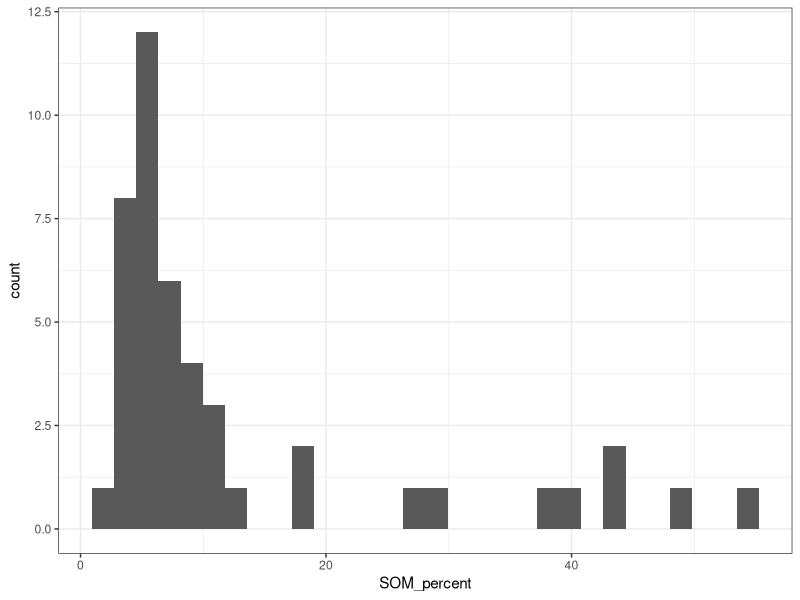
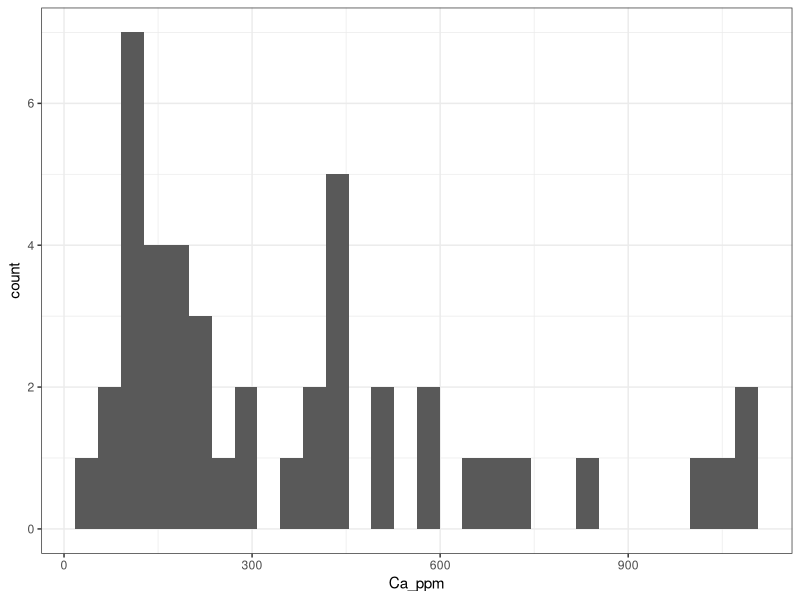
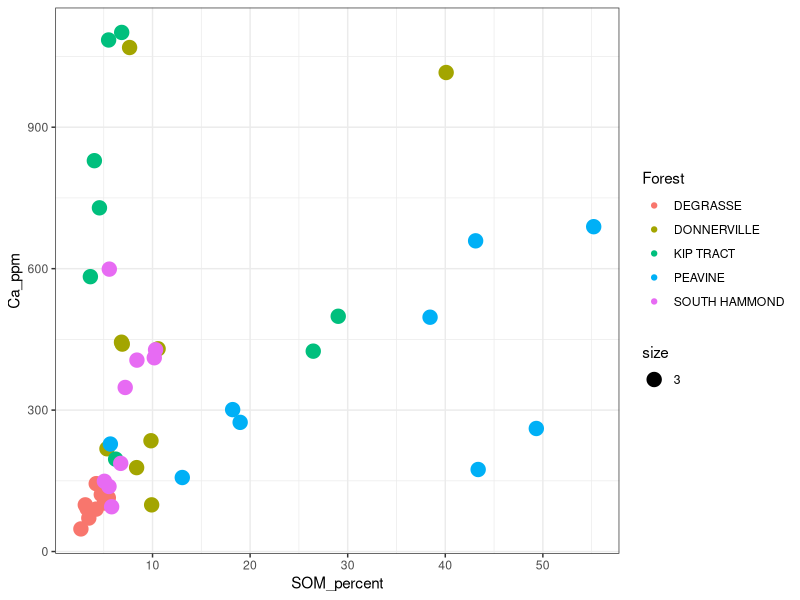
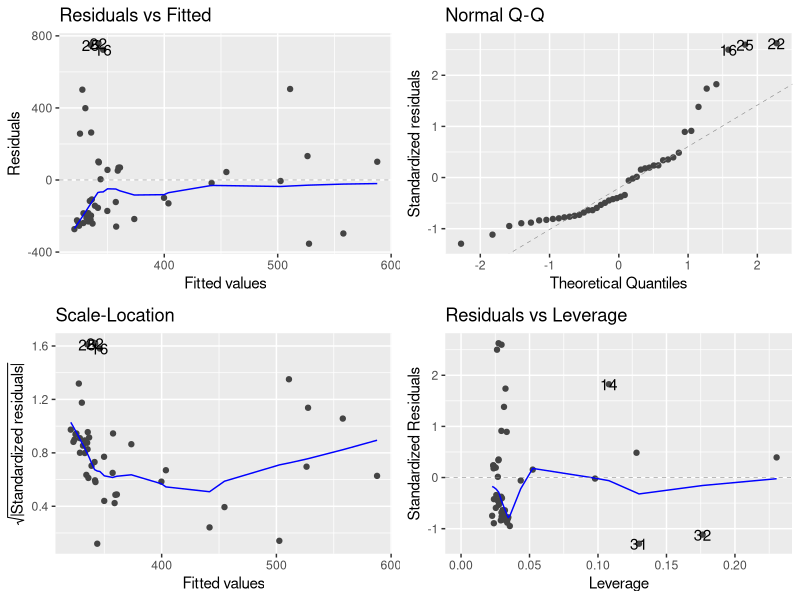
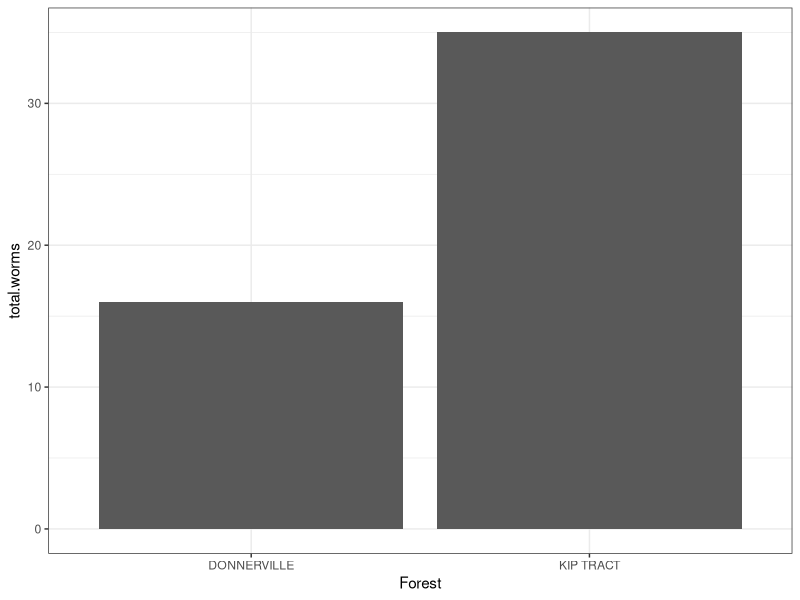
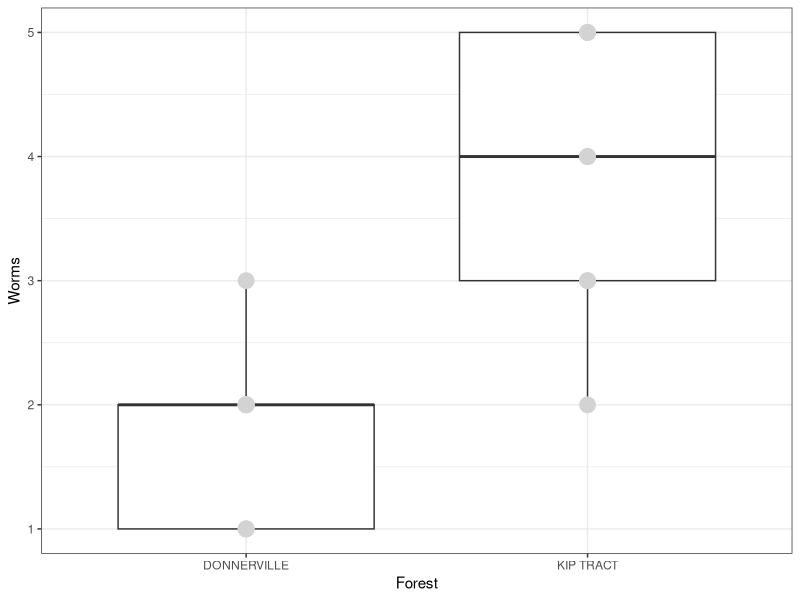
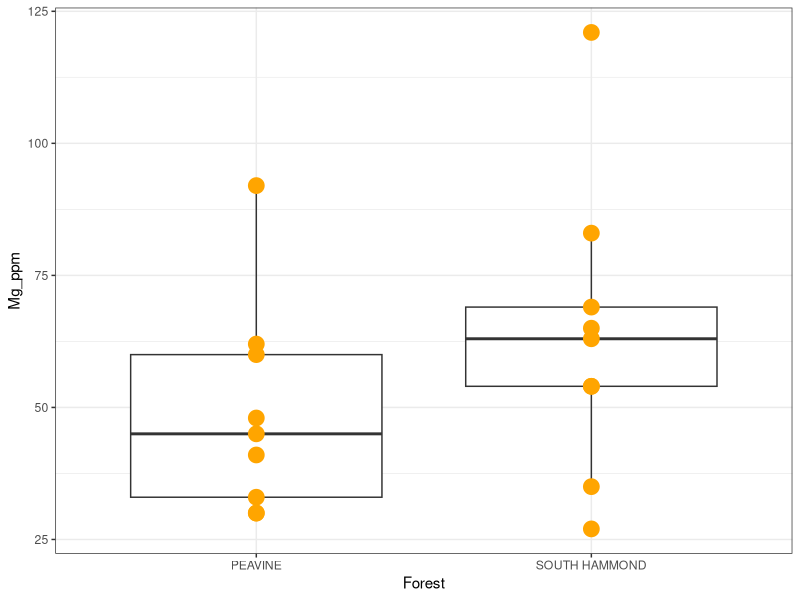
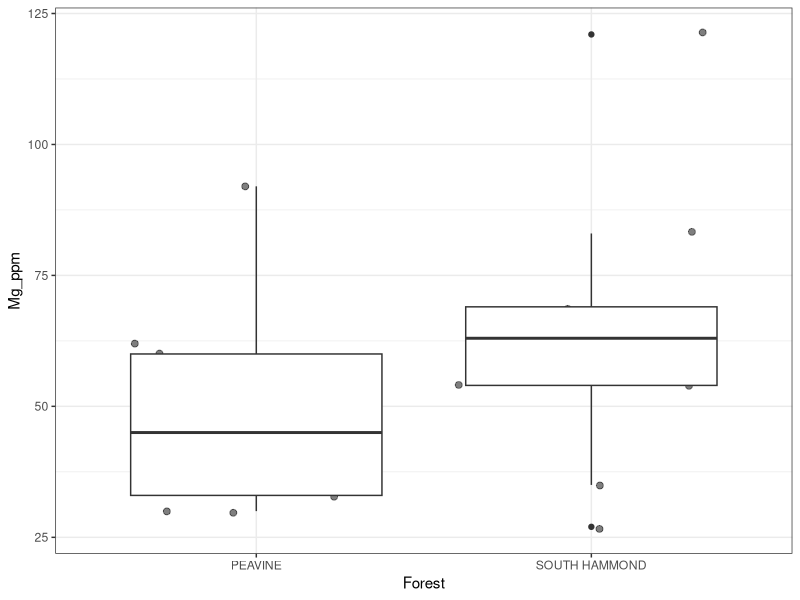

The R source for these figures, in order:
## ---- chunk 1
rm(list=ls())
library(here)
library(tidyverse) # this gets you both ggplot and dplyr!!!
library(ggfortify)
## ---- chunk 2
soil<- read.csv(here("Data for the code", "soil_reduced-1.csv"), stringsAsFactors=TRUE)
## ---- chunk 3
levels(soil$Forest)
## ---- chunk 4
ggplot(soil, aes(x=SOM_percent))+geom_histogram()+ theme_bw()
## ---- chunk 5
ggplot(soil, aes(x=Ca_ppm))+geom_histogram()+theme_bw()
## ---- chunk 6
summary(soil)
## ---- chunk 7
ggplot(soil, aes(x=SOM_percent, y=Ca_ppm, color=Forest, size=3))+geom_point()+theme_bw()
## ---- chunk 8
SOM_CA_Mod<-lm(Ca_ppm~SOM_percent, data=soil)
# the ~ is "as a function of" so its Ca as a function of SOM
## ---- chunk 9
autoplot(SOM_CA_Mod)
## ---- chunk 10
anova(SOM_CA_Mod)
## ---- chunk 11
summary(SOM_CA_Mod)
## ---- chunk 12

## ---- chunk 13
total<- soil %>% filter(soil$Forest=="KIP TRACT" | soil$Forest== "DONNERVILLE") %>% group_by(Forest) %>% summarize(total.worms=sum(Worms))
ggplot(total, aes(x=Forest, total.worms))+ geom_bar(stat="identity", position="dodge") + theme_bw()
## ---- chunk 14
wormies<-soil %>% filter(soil$Forest=="KIP TRACT" | soil$Forest== "DONNERVILLE")
ggplot(wormies, aes(x=Forest, y=Worms)) + geom_boxplot()+ geom_point(alpha=3, size=5, colour="light grey") +theme_bw()
## ---- chunk 15
wormies$Forest<-factor(wormies$Forest)
gummyWorms<-xtabs(Worms~Forest, data=wormies)
# Have to do the categorical second and make sure that there is the right number of factors.
## ---- chunk 16
chisq.test(gummyWorms)
## ---- chunk 17
magneto<- soil %>% filter(soil$Forest=="PEAVINE" | soil$Forest=="SOUTH HAMMOND" )
magneto$Forest<-factor(magneto$Forest)
ggplot(magneto, aes(x=Forest, y=Mg_ppm))+geom_boxplot()+geom_point(size=5, colour="orange", size=5)+ theme_bw()
## ---- chunk 18
t.test(Mg_ppm~Forest, data=magneto)
## ---- chunk 19
ggplot(magneto, aes(Forest, y=Mg_ppm))+geom_point(position="jitter", size=2, alpha=0.5)+geom_boxplot() + theme_bw()
# jitter moves the dots around so they are not stacked on eachother.
## ---- chunk 20
ggplot(soil, aes(x=Forest, y=Zn_ppm)) +geom_boxplot()+geom_point(size=5, colour="maroon")+ theme_bw()
## ---- chunk 21
alltwees<-lm(Zn_ppm~Forest, data=soil)
## ---- chunk 22
autoplot(alltwees)
## ---- chunk 23
anova(alltwees)
